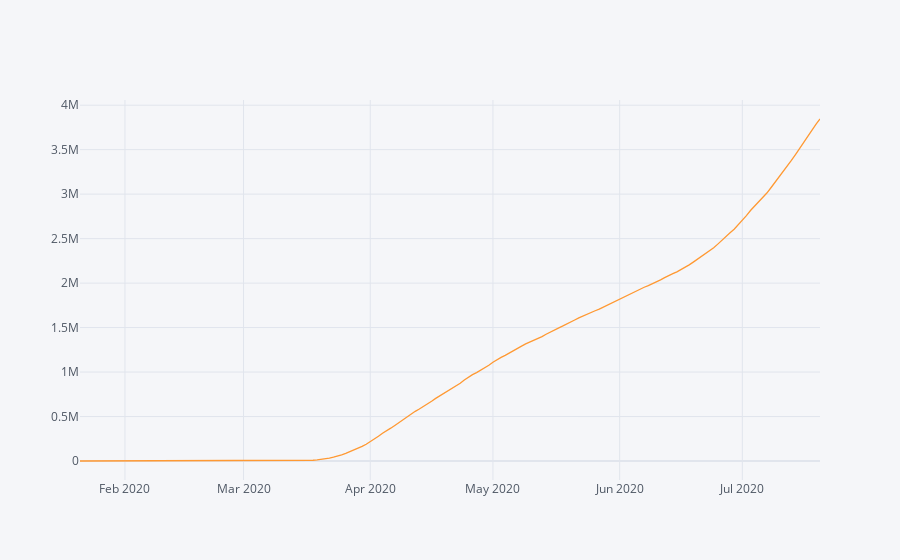

The code cell stored with this chart in its notebook:
### Code cell
df.groupby('date').sum()['cases'].iplot()

### Figure 1 — Plotly figure (JSON) as saved in the notebook; plotly's stock layout.template omitted (floating-point values rounded to 4 significant figures; data arrays with more than 128 entries replaced by an {"elided": "..."} marker saying what was removed)
{"data": [{"line": {"color": "rgba(255, 153, 51, 1.0)", "dash": "solid", "shape": "linear", "width": 1.3}, "mode": "lines", "name": "cases", "text": "", "type": "scatter", "x": {"elided": "182 str values"}, "y": {"elided": "182 int values"}}], "layout": {"legend": {"bgcolor": "#F5F6F9", "font": {"color": "#4D5663"}}, "paper_bgcolor": "#F5F6F9", "plot_bgcolor": "#F5F6F9", "title": {"font": {"color": "#4D5663"}}, "xaxis": {"gridcolor": "#E1E5ED", "showgrid": true, "tickfont": {"color": "#4D5663"}, "title": {"font": {"color": "#4D5663"}, "text": ""}, "zerolinecolor": "#E1E5ED"}, "yaxis": {"gridcolor": "#E1E5ED", "showgrid": true, "tickfont": {"color": "#4D5663"}, "title": {"font": {"color": "#4D5663"}, "text": ""}, "zerolinecolor": "#E1E5ED"}}}
